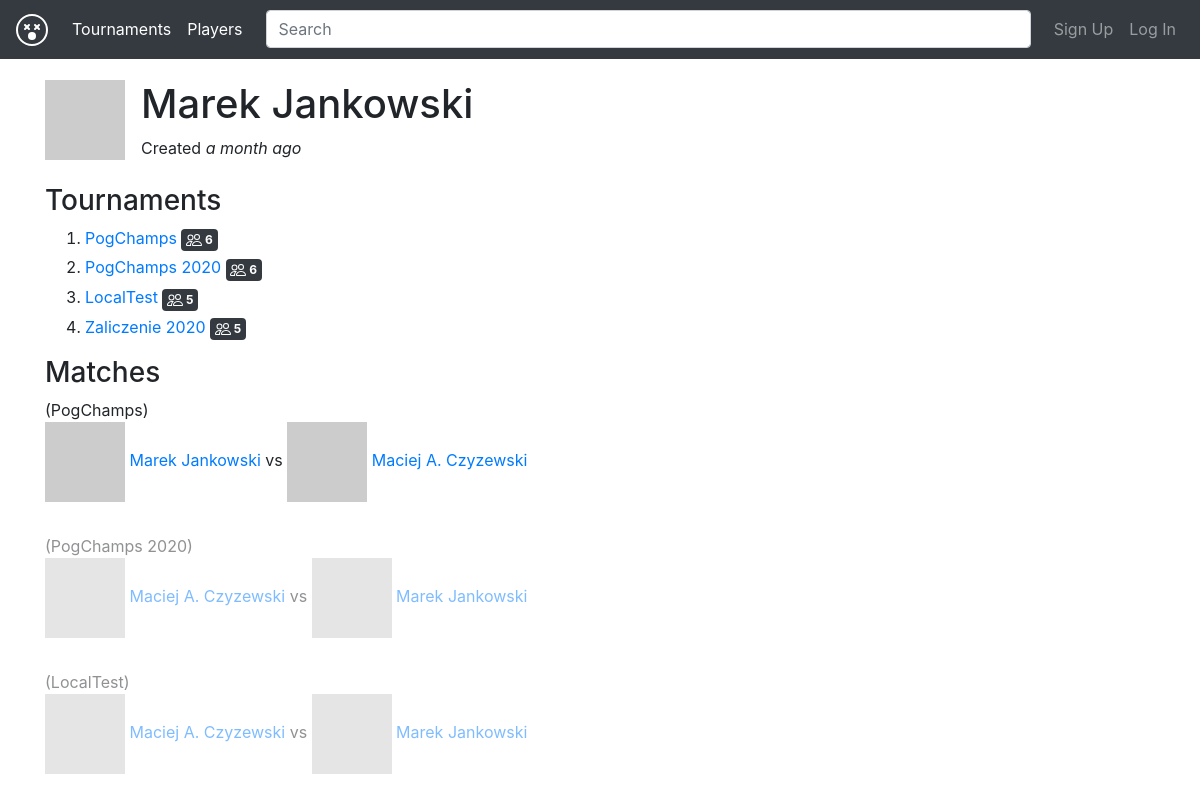
The page /profile/2 on the database its author committed.
### app/models.py (models this page shows, shortened)
class User(db.Model):
    __tablename__ = "user"
    id = db.Column(db.Integer, primary_key=True)
    email = db.Column(db.String(120), unique=True, nullable=False)
    password_hash = db.Column(db.String(128), nullable=False)
    name = db.Column(db.String(120), nullable=False)
    verified = db.Column(db.Boolean, default=False)
    recovery = db.Column(db.String(120))
    date_created = db.Column(db.DateTime, default=datetime.datetime.utcnow)
    tiers = db.relationship('Tier', backref=db.backref('user', lazy=True))
    matches = db.relationship("Match",
                              secondary=association_table,
                              backref="users")
    tournaments = db.relationship('Tournament',
                            backref=db.backref('owner', lazy=True))
    def get_avatar(self, size=40):
        gravatar_url = "https://www.gravatar.com/avatar/" + hashlib.md5(
            self.email.lower().encode('utf-8')).hexdigest() + "?"
        gravatar_url += urllib.parse.urlencode({'s': str(size)})
        return gravatar_url
    def get_member(self):
        return arrow.get(self.date_created).humanize()
    @staticmethod
    def verify_auth_token(token):
        s = Serializer(SECRET_KEY)
        try:
            data = s.loads(token)
        except SignatureExpired:
            return None  # valid token, but expired
        except BadSignature:
            return None  # invalid token
        user = (User.query.filter(User.id == data["user_id"]).first())
        return user

class Tier(db.Model):
    __tablename__ = "tier"
    id = db.Column(db.Integer, primary_key=True)
    user_id = db.Column(db.Integer, db.ForeignKey('user.id'))
    tournament_id = db.Column(db.Integer, db.ForeignKey('tournament.id'))
    date_created = db.Column(db.DateTime, default=datetime.datetime.utcnow)
    license = db.Column(db.String(120), nullable=False)
    rating = db.Column(db.Integer, nullable=False)
    def get_tournament(self):
        return Tournament.query.filter(Tournament.id == self.tournament_id).first()

class Tournament(db.Model):
    __tablename__ = "tournament"
    id = db.Column(db.Integer, primary_key=True)
    owner_id = db.Column(db.Integer, db.ForeignKey('user.id'))
    title = db.Column(db.String(120), unique=True, nullable=False)
    date_start = db.Column(db.DateTime, nullable=False)
    date_deadline = db.Column(db.DateTime, nullable=False)
    date_created = db.Column(db.DateTime, default=datetime.datetime.utcnow)
    location = db.Column(db.String(120))
    max_users = db.Column(db.Integer, nullable=False)
    readme = db.Column(db.Text)
    ladder = db.Column(db.Text)  # ID match-y jako drzewo [0 [1]]
    tiers = db.relationship('Tier',
                            backref=db.backref('tournament', lazy=True),
                            order_by='Tier.date_created', lazy='dynamic')
    matches = db.relationship('Match',
                              backref=db.backref('tournament', lazy=True))

class Match(db.Model):
    __tablename__ = "match"
    id = db.Column(db.Integer, primary_key=True)
    match_id = db.Column(db.Integer, nullable=False)
    next_match_id = db.Column(db.Integer)
    flag = db.Column(db.Integer, nullable=False)
    tournament_id = db.Column(db.Integer, db.ForeignKey('tournament.id'))
    user_id_1 = db.Column(db.Integer, db.ForeignKey('user.id'))
    user_id_2 = db.Column(db.Integer, db.ForeignKey('user.id'))
    results = db.Column(db.Text)
    results_by_user_id_1 = db.Column(db.Text)
    results_by_user_id_2 = db.Column(db.Text)
    def get_user_1(self):
        if self.user_id_1:
            return User.query.filter(User.id == self.user_id_1).first()
        else:
            return None
    def get_user_2(self):
        if self.user_id_2:
            return User.query.filter(User.id == self.user_id_2).first()
        else:
            return None
    def get_tournament(self):
        return Tournament.query.filter(Tournament.id == self.tournament_id).first()

### app/routes_user.py (the view)
@bp.route('/profile/<idx>')
def profile(idx):
    from app.models import User
    user = (User.query.filter(User.id == idx).first())
    from app.models import Match
    matches = (Match.query.filter(Match.user_id_1 == idx).all()) + (Match.query.filter(Match.user_id_2 == idx).all())
    tiers = user.tiers
    return render_template('profile.html', user=user, matches=matches,
            tiers=tiers)

### app/action/user.py (called while the page is built)
def user_instance_from_token(s, auth_token):
    user = User.verify_auth_token(auth_token)
    if user is None:
        raise ErrAuthNotExists()
    if user.verified is False:
        raise ErrNotVerified()
    return user

### app/log.py (called while the page is built)
def xprint(*args, **kwargs):
    _print("\033[94m" + " ".join(map(str, args)) + "\033[0m", **kwargs)

### app/routes_user.py (called while the page is built)
@bp.context_processor
def utility_processor():
    def current_user():
        try:
            print("[AUTH]")
            auth_token = request.cookies.get('auth_token')
            return app.action.user.user_instance_from_token(app_cls, auth_token)
        except:
            return None
    return dict(current_user=current_user)

### app/templates/profile.html (shortened to what this page needs)
{% extends "layout.html" %}
{% block content %}
<div class="media">
  <img src="{{ user.get_avatar(size=120) }}" class="mr-3" />
  <div class="media-body">
    <h1 class="mt-0">{{ user.name }}</h1>
    <span>Created <i>{{ user.get_member() }}</i></span>
   </div>
</div>
<br>
<h3>Tournaments</h3>
<ol>
{% for tier in tiers %}
<li>
    <div class="mb-1">
        <a href="/tournament_display/{{ tier.get_tournament().id }}">{{ tier.get_tournament().title }}</a>
        <span class="badge badge-dark badge-secondary">
            <img class="bi glyphicon" src="/assets/people.svg">
            <span class="bi-inline">{{ tier.get_tournament().max_users }}</span>
        </span>
    </div>
</li>
{% else %}
none tournaments to play!
{% endfor %}
</ol>
<h3>Matches</h3>
{% for match in matches %}
{% if match.get_user_1() is not none and match.get_user_2() is not none and
match.tournament_id is not none  %}
{% if match.results is not none %}
<div class="mb-2" style="opacity:0.5">
{% else %}
<div class="mb-2">
{% endif %}
<div>
({{ match.get_tournament().title }})
</div>
<img src="{{ match.get_user_1().get_avatar() }}" />
<a href="/profile/{{ match.get_user_1().id }}">{{ match.get_user_1().name }}</a>
vs
<img src="{{ match.get_user_2().get_avatar() }}" />
<a href="/profile/{{ match.get_user_2().id }}">{{ match.get_user_2().name }}</a>
</div>
<br>
{% endif %}
{% else %}
none matches to play!
{% endfor %}
{% endblock %}

### app/templates/layout.html (style rules this page uses)
body { padding-top: 5rem; }
img.bi { filter: invert(1); }
.bi-inline { display: inline-block; vertical-align: middle; }

### rows shown on the page
User: name "Marek Jankowski", get_member "a month ago"
Tier: get_tournament "PogChamps", get_tournament "6"
Tier: get_tournament "PogChamps 2020", get_tournament "6"
Tier: get_tournament "LocalTest", get_tournament "5"
Tier: get_tournament "Zaliczenie 2020", get_tournament "5"
Match: get_tournament "PogChamps", get_user_1 "Marek Jankowski", get_user_2 "Maciej A. Czyzewski"
Match: get_tournament "PogChamps 2020", get_user_1 "Maciej A. Czyzewski", get_user_2 "Marek Jankowski"
Match: get_tournament "LocalTest", get_user_1 "Maciej A. Czyzewski", get_user_2 "Marek Jankowski"
